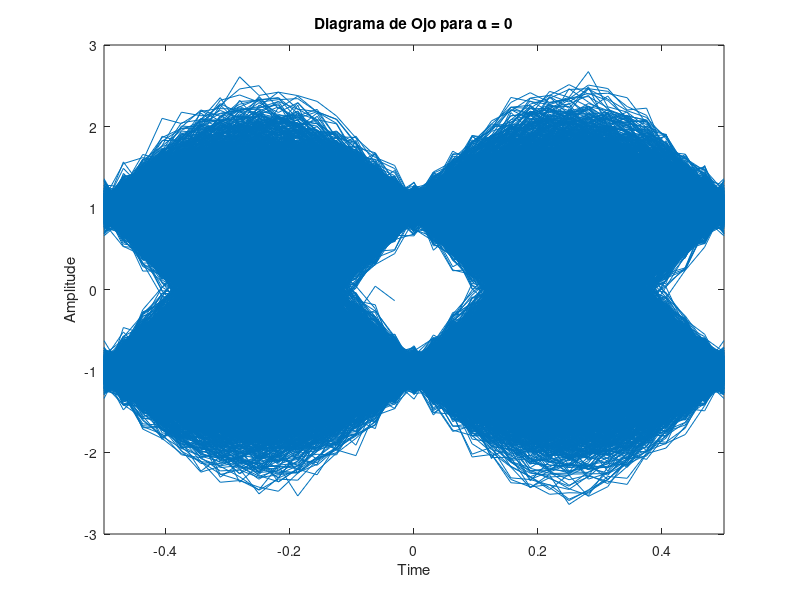
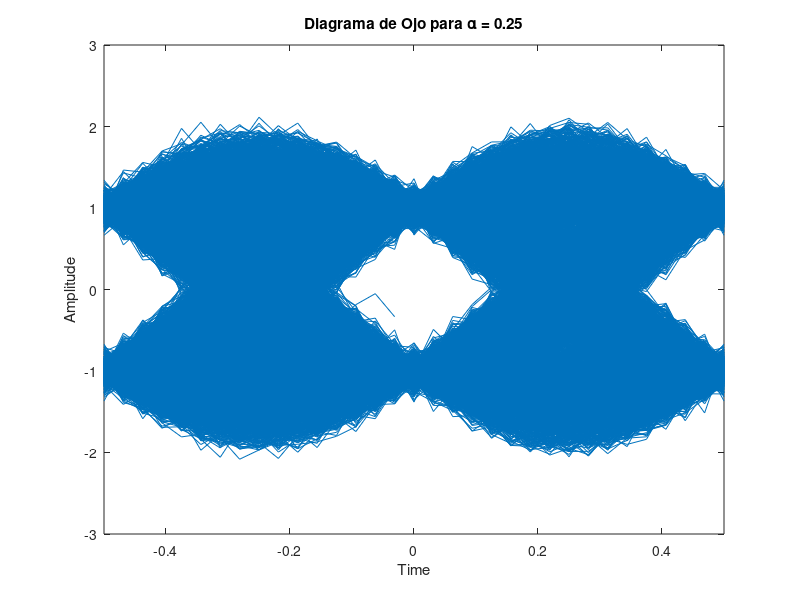
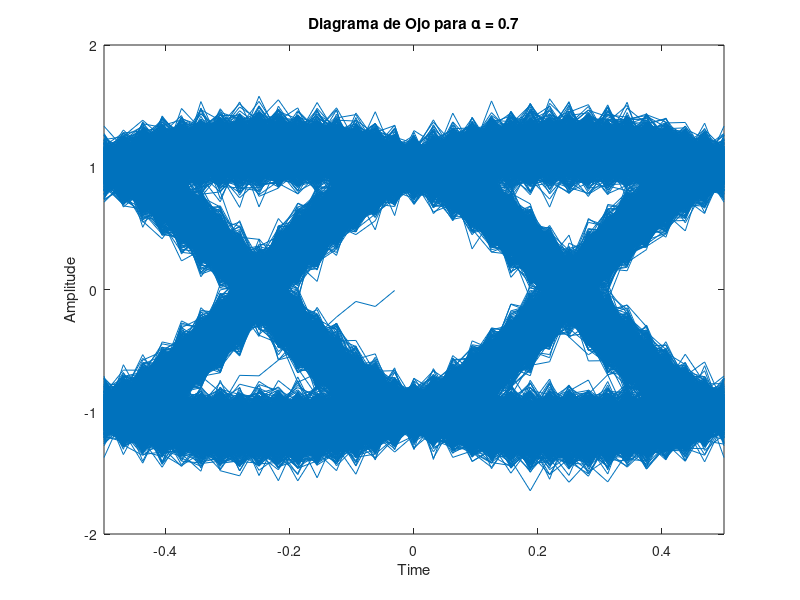
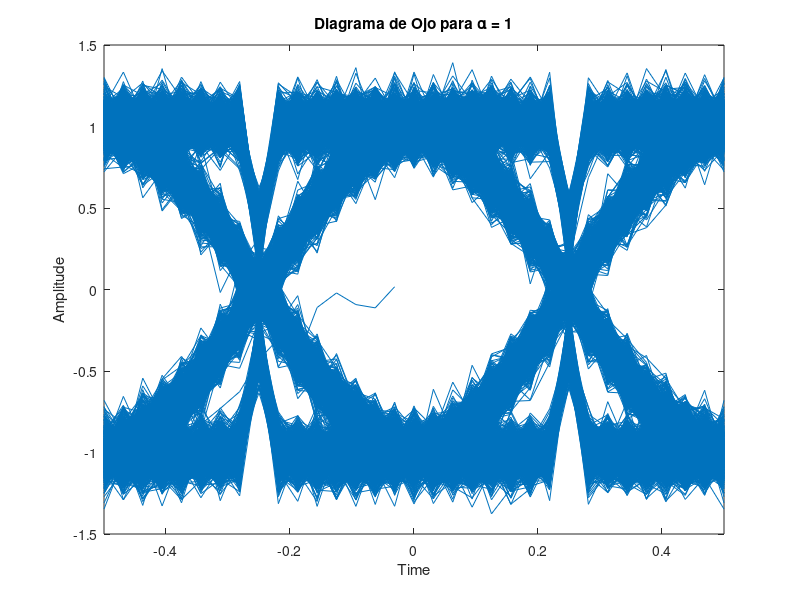

Here is the MATLAB script that generated these plots, in order:
% Parámetros

num_bits = 10^4; % Número de bits

alpha_values = [0, 0.25, 0.7, 1]; % Valores de roll-off

T = 1; % Período de símbolo normalizado (puedes ajustarlo según tu aplicación)

sps = 16; % Muestras por símbolo (ajusta para variar la frecuencia de muestreo)

% Generar bits aleatorios

bits = randi([0 1], num_bits, 1);

% Codificación NRZ-L

nrz = 2*bits - 1; % 0 se convierte en -1, 1 se convierte en 1

% Pulso Coseno Alzado

rolloff_filtering = @(alpha, T, t) (sinc(t/T) .* cos(pi*alpha*t/T)) ./ (1 - (2*alpha*t/T).^2 + eps);

% Función sinc con corrección para evitar la división por cero

% Bucle sobre los valores de roll-off

for i = 1:length(alpha_values)

alpha = alpha_values(i);

% Generar el pulso coseno alzado

t = -10*T:1/sps:10*T; % Vector de tiempo

pulse = rolloff_filtering(alpha, T, t);

% Upsample los bits para la transmisión

upsampled_signal = upsample(nrz, sps);

% Filtrar la señal con el pulso coseno alzado

transmitted_signal = conv(upsampled_signal, pulse, 'same');

% Agregar ruido AWGN

SNR_dB = 20; % Relación señal a ruido en dB (ajustable)

noisy_signal = awgn(transmitted_signal, SNR_dB, 'measured');

% Diagrama de Ojo

figure;

eyediagram(noisy_signal, 2*sps);

title(['Diagrama de Ojo para \alpha = ' num2str(alpha)]);

end

% Funciones Auxiliares

function y = sinc(x)

% Implementación de la función sinc(x) = sin(pi*x) / (pi*x)

% con corrección para evitar la división por cero en x = 0

y = ones(size(x));

idx = (x ~= 0);

y(idx) = sin(pi*x(idx)) ./ (pi*x(idx));

end